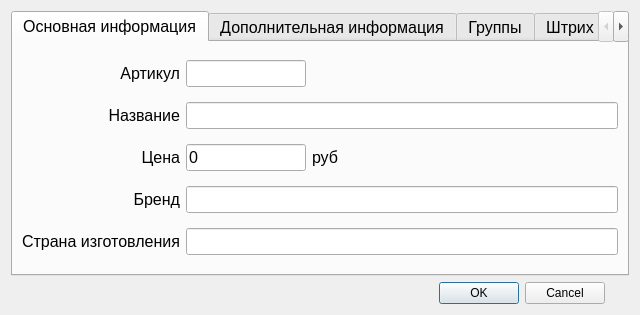
<?xml version="1.0" encoding="UTF-8"?>
<ui version="4.0">
 <class>addGoods</class>
 <widget class="QWidget" name="addGoods">
  <property name="geometry">
   <rect>
    <x>0</x>
    <y>0</y>
    <width>640</width>
    <height>315</height>
   </rect>
  </property>
  <property name="sizePolicy">
   <sizepolicy hsizetype="Fixed" vsizetype="Fixed">
    <horstretch>0</horstretch>
    <verstretch>0</verstretch>
   </sizepolicy>
  </property>
  <property name="minimumSize">
   <size>
    <width>640</width>
    <height>315</height>
   </size>
  </property>
  <property name="maximumSize">
   <size>
    <width>640</width>
    <height>315</height>
   </size>
  </property>
  <property name="windowTitle">
   <string>Добавление позиции</string>
  </property>
  <layout class="QGridLayout" name="gridLayout">
   <item row="0" column="0" colspan="6">
    <widget class="QTabWidget" name="tabWidget">
     <property name="font">
      <font>
       <pointsize>12</pointsize>
      </font>
     </property>
     <property name="tabShape">
      <enum>QTabWidget::Rounded</enum>
     </property>
     <property name="currentIndex">
      <number>0</number>
     </property>
     <property name="elideMode">
      <enum>Qt::ElideNone</enum>
     </property>
     <widget class="QWidget" name="tab">
      <attribute name="title">
       <string>Основная информация</string>
      </attribute>
      <layout class="QGridLayout" name="gridLayout_2">
       <item row="3" column="1">
        <widget class="QLabel" name="Namelabel">
         <property name="text">
          <string>Название</string>
         </property>
         <property name="alignment">
          <set>Qt::AlignRight|Qt::AlignTrailing|Qt::AlignVCenter</set>
         </property>
        </widget>
       </item>
       <item row="6" column="1">
        <widget class="QLabel" name="Countrylabel">
         <property name="text">
          <string>Страна изготовления</string>
         </property>
         <property name="alignment">
          <set>Qt::AlignRight|Qt::AlignTrailing|Qt::AlignVCenter</set>
         </property>
        </widget>
       </item>
       <item row="6" column="2" colspan="4">
        <widget class="QLineEdit" name="CountryEdit"/>
       </item>
       <item row="4" column="1" alignment="Qt::AlignRight">
        <widget class="QLabel" name="Pricelabel">
         <property name="text">
          <string>Цена</string>
         </property>
         <property name="alignment">
          <set>Qt::AlignRight|Qt::AlignTrailing|Qt::AlignVCenter</set>
         </property>
        </widget>
       </item>
       <item row="5" column="2" colspan="4">
        <widget class="QLineEdit" name="BrendEdit"/>
       </item>
       <item row="5" column="1">
        <widget class="QLabel" name="Brandlabel">
         <property name="text">
          <string>Бренд</string>
         </property>
         <property name="alignment">
          <set>Qt::AlignRight|Qt::AlignTrailing|Qt::AlignVCenter</set>
         </property>
        </widget>
       </item>
       <item row="3" column="2" colspan="4">
        <widget class="QLineEdit" name="NameEdit">
         <property name="sizePolicy">
          <sizepolicy hsizetype="Expanding" vsizetype="Fixed">
           <horstretch>0</horstretch>
           <verstretch>0</verstretch>
          </sizepolicy>
         </property>
        </widget>
       </item>
       <item row="4" column="2" alignment="Qt::AlignLeft">
        <widget class="QLineEdit" name="PriceEdit">
         <property name="enabled">
          <bool>true</bool>
         </property>
         <property name="sizePolicy">
          <sizepolicy hsizetype="Fixed" vsizetype="Fixed">
           <horstretch>0</horstretch>
           <verstretch>0</verstretch>
          </sizepolicy>
         </property>
         <property name="maximumSize">
          <size>
           <width>120</width>
           <height>16777215</height>
          </size>
         </property>
         <property name="text">
          <string>0</string>
         </property>
        </widget>
       </item>
       <item row="4" column="3">
        <widget class="QLabel" name="label_5">
         <property name="text">
          <string>руб</string>
         </property>
        </widget>
       </item>
       <item row="0" column="1">
        <widget class="QLabel" name="Articlelabel">
         <property name="text">
          <string>Артикул</string>
         </property>
         <property name="alignment">
          <set>Qt::AlignRight|Qt::AlignTrailing|Qt::AlignVCenter</set>
         </property>
        </widget>
       </item>
       <item row="0" column="2" colspan="2">
        <widget class="QLineEdit" name="ArticleEdit">
         <property name="maximumSize">
          <size>
           <width>120</width>
           <height>16777215</height>
          </size>
         </property>
         <property name="text">
          <string/>
         </property>
        </widget>
       </item>
      </layout>
      <zorder>PriceEdit</zorder>
      <zorder>CountryEdit</zorder>
      <zorder>Pricelabel</zorder>
      <zorder>Namelabel</zorder>
      <zorder>Brandlabel</zorder>
      <zorder>BrendEdit</zorder>
      <zorder>Countrylabel</zorder>
      <zorder>NameEdit</zorder>
      <zorder>label_5</zorder>
      <zorder>ArticleEdit</zorder>
      <zorder>Articlelabel</zorder>
     </widget>
     <widget class="QWidget" name="tab_2">
      <attribute name="title">
       <string>Дополнительная информация</string>
      </attribute>
      <layout class="QGridLayout" name="gridLayout_4">
       <item row="2" column="1" alignment="Qt::AlignLeft">
        <widget class="QLineEdit" name="NdsEdit">
         <property name="sizePolicy">
          <sizepolicy hsizetype="Fixed" vsizetype="Fixed">
           <horstretch>0</horstretch>
           <verstretch>0</verstretch>
          </sizepolicy>
         </property>
         <property name="maximumSize">
          <size>
           <width>40</width>
           <height>16777215</height>
          </size>
         </property>
         <property name="text">
          <string>18</string>
         </property>
        </widget>
       </item>
       <item row="2" column="0">
        <widget class="QLabel" name="NDSlabel">
         <property name="text">
          <string>НДС</string>
         </property>
         <property name="alignment">
          <set>Qt::AlignRight|Qt::AlignTrailing|Qt::AlignVCenter</set>
         </property>
        </widget>
       </item>
       <item row="1" column="0">
        <widget class="QLabel" name="Minnumlabel">
         <property name="text">
          <string>Минимальное кол-во</string>
         </property>
         <property name="alignment">
          <set>Qt::AlignRight|Qt::AlignTrailing|Qt::AlignVCenter</set>
         </property>
        </widget>
       </item>
       <item row="0" column="0">
        <widget class="QLabel" name="Measurelabel">
         <property name="text">
          <string>Единица измерения</string>
         </property>
         <property name="alignment">
          <set>Qt::AlignRight|Qt::AlignTrailing|Qt::AlignVCenter</set>
         </property>
        </widget>
       </item>
       <item row="0" column="1" alignment="Qt::AlignLeft">
        <widget class="QLineEdit" name="MeasureEdit">
         <property name="sizePolicy">
          <sizepolicy hsizetype="Fixed" vsizetype="Fixed">
           <horstretch>0</horstretch>
           <verstretch>0</verstretch>
          </sizepolicy>
         </property>
         <property name="maximumSize">
          <size>
           <width>50</width>
           <height>16777215</height>
          </size>
         </property>
         <property name="text">
          <string>шт.</string>
         </property>
        </widget>
       </item>
       <item row="1" column="1" colspan="12" alignment="Qt::AlignLeft">
        <widget class="QLineEdit" name="MinimalEdit">
         <property name="sizePolicy">
          <sizepolicy hsizetype="Fixed" vsizetype="Fixed">
           <horstretch>0</horstretch>
           <verstretch>0</verstretch>
          </sizepolicy>
         </property>
         <property name="maximumSize">
          <size>
           <width>80</width>
           <height>16777215</height>
          </size>
         </property>
         <property name="text">
          <string>0</string>
         </property>
        </widget>
       </item>
       <item row="2" column="2">
        <widget class="QLabel" name="label_9">
         <property name="text">
          <string>%</string>
         </property>
        </widget>
       </item>
      </layout>
     </widget>
     <widget class="QWidget" name="tab_3">
      <attribute name="title">
       <string>Группы</string>
      </attribute>
      <layout class="QGridLayout" name="gridLayout_3">
       <item row="0" column="1">
        <widget class="QPushButton" name="CreateGroupButton">
         <property name="text">
          <string>Создать</string>
         </property>
        </widget>
       </item>
       <item row="0" column="0" rowspan="5">
        <widget class="QTreeWidget" name="treeWidget">
         <column>
          <property name="text">
           <string>Группы</string>
          </property>
         </column>
        </widget>
       </item>
       <item row="1" column="1">
        <widget class="QPushButton" name="EditGroupButton">
         <property name="text">
          <string>Правка</string>
         </property>
        </widget>
       </item>
       <item row="2" column="1">
        <widget class="QPushButton" name="DeleteGroupButton">
         <property name="text">
          <string>Удалить</string>
         </property>
        </widget>
       </item>
      </layout>
     </widget>
     <widget class="QWidget" name="tab_4">
      <attribute name="title">
       <string>Штрих коды</string>
      </attribute>
     </widget>
    </widget>
   </item>
   <item row="1" column="1">
    <widget class="QDialogButtonBox" name="buttonBox">
     <property name="standardButtons">
      <set>QDialogButtonBox::Cancel|QDialogButtonBox::Ok</set>
     </property>
    </widget>
   </item>
  </layout>
 </widget>
 <resources/>
 <connections>
  <connection>
   <sender>buttonBox</sender>
   <signal>rejected()</signal>
   <receiver>addGoods</receiver>
   <slot>close()</slot>
   <hints>
    <hint type="sourcelabel">
     <x>217</x>
     <y>288</y>
    </hint>
    <hint type="destinationlabel">
     <x>319</x>
     <y>157</y>
    </hint>
   </hints>
  </connection>
 </connections>
</ui>
